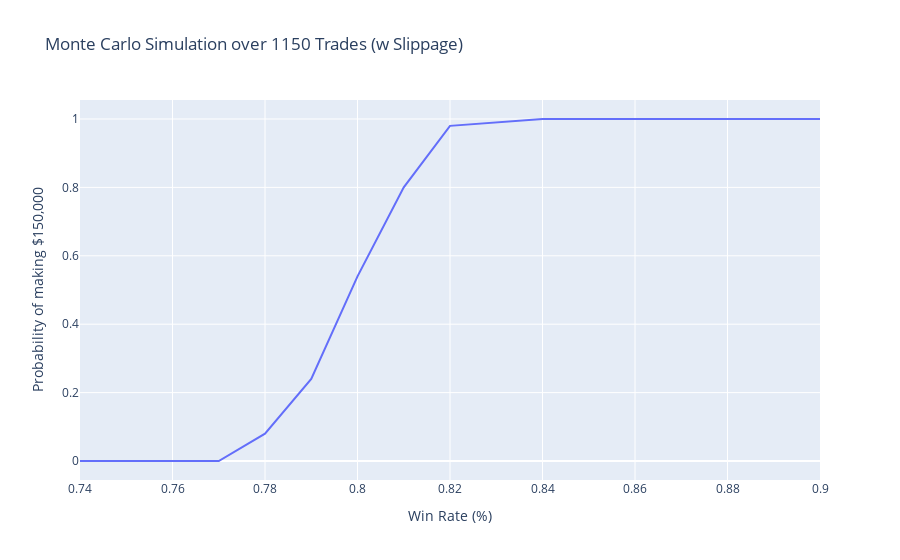

This figure's notebook cell:
### Code cell
px.line(x=prob_ls, y=prob_eli, labels=
{"x":"Win Rate (%)", "y" : "Probability of making $150,000"},
title="Monte Carlo Simulation over 1150 Trades (w Slippage)")

### Figure 1 — Plotly figure (JSON) as saved in the notebook; plotly's stock layout.template omitted (floating-point values rounded to 4 significant figures)
{"data": [{"hovertemplate": "Win Rate (%)=%{x}<br>Probability of making $150,000=%{y}<extra></extra>", "legendgroup": "", "line": {"color": "#636efa", "dash": "solid"}, "marker": {"symbol": "circle"}, "mode": "lines", "name": "", "orientation": "v", "showlegend": false, "type": "scatter", "x": [0.74, 0.75, 0.76, 0.77, 0.78, 0.79, 0.8, 0.81, 0.82, 0.83, 0.84, 0.85, 0.86, 0.87, 0.88, 0.89, 0.9], "xaxis": "x", "y": [0, 0, 0, 0, 0.08, 0.24, 0.54, 0.8, 0.98, 0.99, 1, 1, 1, 1, 1, 1, 1], "yaxis": "y"}], "layout": {"legend": {"tracegroupgap": 0}, "title": {"text": "Monte Carlo Simulation over 1150 Trades (w Slippage)"}, "xaxis": {"anchor": "y", "domain": [0, 1], "title": {"text": "Win Rate (%)"}}, "yaxis": {"anchor": "x", "domain": [0, 1], "title": {"text": "Probability of making $150,000"}}}}
